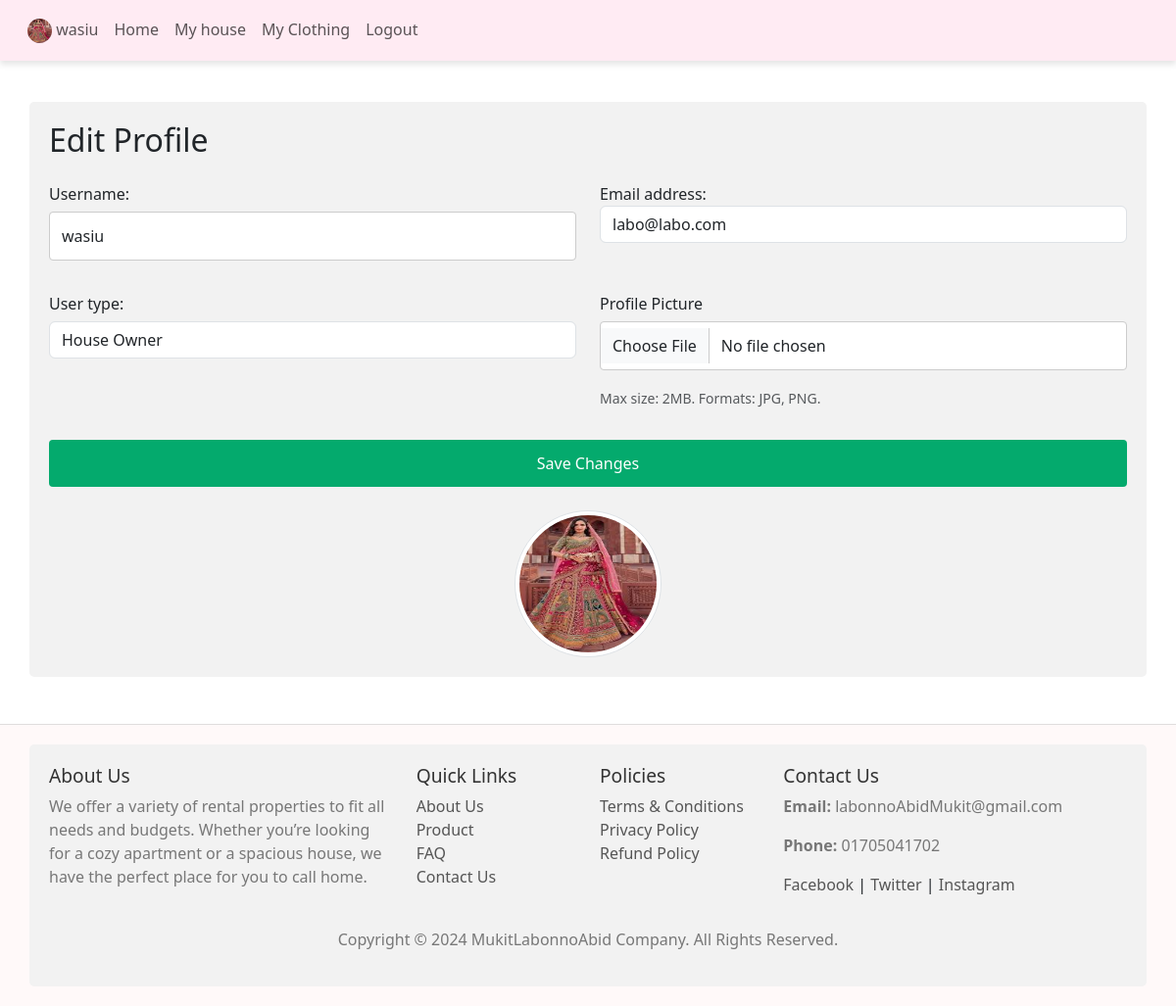
The page /accounts/profile/ (signed in) on the database its author committed.
### accounts/models.py (models this page shows)
class User(AbstractUser):
    USER_TYPE_CHOICES = (
        ('renter', 'Renter'),
        ('owner', 'House Owner'),
    )
    user_type = models.CharField(max_length=10, choices=USER_TYPE_CHOICES)
    profile_picture = models.ImageField(upload_to='profile_pics/', default='profile_pics/default.jpg')

### accounts/views.py (the view)
# urls.py: path('profile/', views.my_profile, name='my_profile'),
@login_required
def my_profile(request):
    user = request.user
    if request.method == 'POST':
        form = EditProfileForm(request.POST, request.FILES, instance=user)
        if form.is_valid():
            form.save()
            return redirect('my_profile')
    else:
        form = EditProfileForm(instance=user)
    return render(request, 'accounts/my_profile.html', {'form': form, 'user': user})

### accounts/forms.py
class EditProfileForm(forms.ModelForm):
    class Meta:
        model = User
        fields = ['username', 'email', 'user_type', 'profile_picture']
        widgets = {
            'username': forms.TextInput(attrs={'class': 'form-control'}),
            'email': forms.EmailInput(attrs={'class': 'form-control'}),
            'user_type': forms.Select(attrs={'class': 'form-control'}),
            'profile_picture': forms.FileInput(attrs={'class': 'form-control'}),
        }

### template/accounts/my_profile.html (shortened to what this page needs)
{% extends 'base.html' %}
{% block content %}
<div class="container mt-5">
    <h2 class="mb-4">Edit Profile</h2>
    <form method="post" enctype="multipart/form-data" class="needs-validation" novalidate>
        <div class="row">
            <div class="col-md-6">
                {{ form.username.label_tag }}
                {{ form.username }}
            </div>
            <div class="col-md-6">
                {{ form.email.label_tag }}
                {{ form.email }}
            </div>
        </div>
        <div class="row mt-3">
            <div class="col-md-6">
                {{ form.user_type.label_tag }}
                {{ form.user_type }}
            </div>
            <div class="col-md-6">
                <label for="profile_picture">Profile Picture</label>
                {{ form.profile_picture }}
                <small class="form-text text-muted">Max size: 2MB. Formats: JPG, PNG.</small>
            </div>
        </div>
        <div class="row mt-3">
            <div class="col text-center">
                <button type="submit" class="btn btn-primary btn-lg">Save Changes</button>
            </div>
        </div>
    </form>
    <div class="text-center mt-4">
        <img src="{{ user.profile_picture.url }}" alt="Current Profile Picture" class="img-thumbnail" style="width: 150px; height: 150px; border-radius: 50%;">
    </div>
</div>
{% endblock %}

### template/includes/header.html (shortened to what this page needs)
<header>
	<nav class="navbar navbar-expand-lg bg-custom p-3 m-4">
	      <div class="collapse navbar-collapse" id="navbarNav">
	        <div class="d-flex justify-content-between">
	        	<div style="padding-left:20px;">
	        		<ul class="navbar-nav">
                   {% if user.is_authenticated %}
                        <li class="nav-item">
                            <a class="nav-link" href="{% url 'my_profile' %}">
                                <img class="nav-avatar" src="{{ user.profile_picture.url }}" alt="Profile Picture" style="width: 40px; height: 40px; border-radius: 50%;">
                                 <span class="navbar-text">{{ user.username }}</span>
                            </a>
                        </li>
                       <li class="nav-item">
			              <a  class="nav-link" href="{% url 'home' %}">Home</a>
			          </li>
                       <li class="nav-item">
                        <a  class="nav-link"  href="{% url 'house_list' %}">My house</a>
			          </li>
                        <li class="nav-item">
                         <a class="nav-link" href="{% url 'clothing_list' %}">My Clothing</a>
			          </li>
			          <li class="nav-item">
			            <a class="nav-link" href="{% url 'logout' %}">Logout</a>
			          </li>
                         {% endif %}
	        		</ul>
	        	</div>
	        </div>
	      </div>
	</nav>
</header>

### static/style.css (style rules this page uses)
.bg-custom { --bs-bg-opacity: 1; background-color: rgb(214 220 227) !important; }
.nav-avatar { height: 25px !important; width: 25px !important; background-size: cover; background-repeat: no-repeat; background-position: center; border-radius: 50%; }
#navbarNav { position: fixed; top: 0; left: 0; width: 100%; background-color: #ffebf3; padding: 10px 0; text-align: center; box-shadow: 0px 4px 6px rgba(0, 0, 0, 0.1); z-index: 1000; }
a:link, a:visited { cursor: auto; }
.btn { display: block; width: 100%; padding: 10px; background-color: #007bff; color: #fff; border: none; border-radius: 5px; font-size: 1rem; cursor: pointer; margin-top: 15px; }
input[type=text], input[type=file], select, textarea { width: 100%; padding: 12px; border: 1px solid #ccc; border-radius: 4px; box-sizing: border-box; margin-top: 6px; margin-bottom: 16px; resize: vertical; }
button[type=submit] { background-color: #04AA6D; color: white; padding: 12px 20px; border: none; border-radius: 4px; cursor: pointer; }
.container { border-radius: 5px; background-color: #f2f2f2; padding: 20px; }
.form-text { font-size: 0.875em; color: #6c757d; }
h2 { margin-bottom: 20px; }
input[type=text], input[type=number], textarea, select { width: 100%; padding: 12px; border: 1px solid #ccc; border-radius: 4px; box-sizing: border-box; margin-top: 6px; margin-bottom: 16px; resize: vertical; }
input[type=submit], .btn-primary { background-color: #04AA6D; color: white; padding: 12px 20px; border: none; border-radius: 4px; cursor: pointer; }

### rows shown on the page
User: profile_picture (picture), username "wasiu", email "labo@labo.com", user_type "House Owner"
